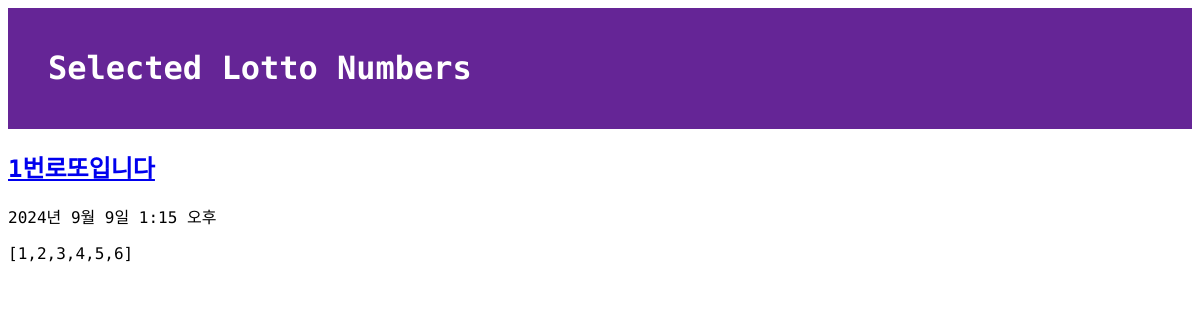
Before: / with the older database file.
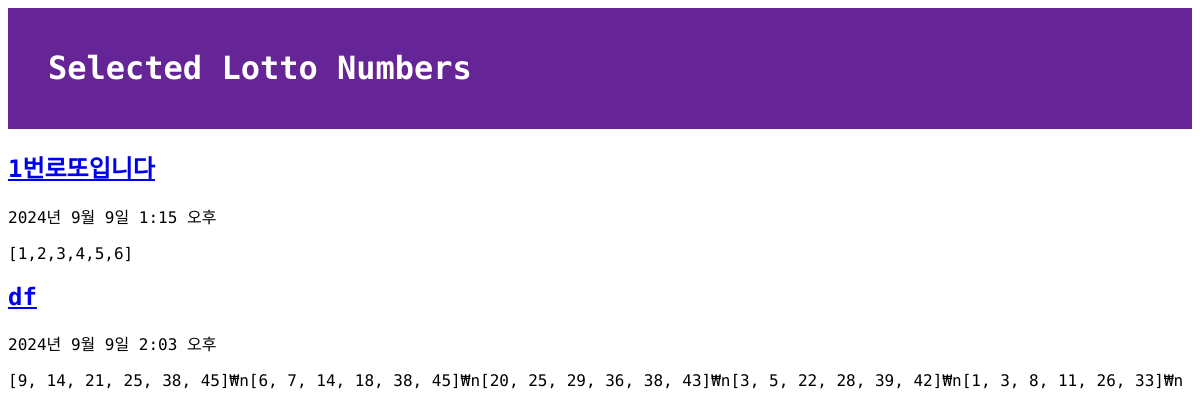
After: the same page with the newer database file.
### lotto/models.py (models this page shows, shortened)
class GuessNumbers(models.Model):
    name=models.CharField(max_length=24) #로또 번호 리스트의 이름
    text=models.CharField(max_length=255) #로또 번호 리스트에 대한 설명
    lottos=models.CharField(max_length=255,default='[1,2,3,4,5,6]') #로또 번호들이 담길 str
    num_lotto=models.IntegerField(default=5) #6개 번호 set의 갯수
    update_date = models.DateTimeField()
    def __str__(self):
        return "pk{}:{}-{}".format(self.pk,self.name,self.text)

### lotto/views.py (the view)
# urls.py: path('',views.index), #views.py의 index()호출
def index(request):
    lottos=GuessNumbers.objects.all()
    print(lottos)
    return render(request,'lotto/default.html',{'lottos':lottos})

### lotto/templates/lotto/default.html (shortened to what this page needs)
<!DOCTYPE html>
{%load static%}
<html lang="ko">
    <head>
        <link rel="stylesheet" href="//maxcdn.bootsrapcdn.com/bootstrap/3.2.0/css/bootstrap.mic.css">
        <link rel="stylesheet" href="//maxcdn.bootstrapcdn.com/bootstrap/3.2.0/css/bootstrap-theme.min.css">
        <link rel="stylesheet" href="{% static 'css/lotto.css' %}">
    </head>
    <body>
        <div class="page-header">
          <h1>
      Selected Lotto Numbers
          </h1>
        </div>
        <div class="container lotto">
          {% for lotto in lottos %}
            <h2><a href="{% url 'detail' lottokey=lotto.pk %}">{{lotto.text}}</a></h2>
            <p>{{ lotto.update_date }}</p>
            <p>{{ lotto.lottos | linebreaksbr }}</p>
          {% endfor %}
        </div>
       </body>
</html>

### lotto/static/css/lotto.css (style rules this page uses)
.page-header { background-color: #652596; margin-top:0; padding:20px 20px 20px 40px; font-family:'Space Mono',monospace; }
.page-header h1 { color:#FFFFFF; }
.container { font-family:'Space Mono', monospace; }
.container h2 { color:#b9f442; }

Changed rows visible on the page:
added GuessNumbers: text "df", update_date "2024년 9월 9일 2:03 오후", lottos "[9, 14, 21, 25, 38, 45]₩n[6, 7, 14, 18, 38, 45]₩n[20, 25, 29, 36, 38, 43]₩n[3, 5, 22, 28, 39, 42]₩n[1, 3, 8, 11, 26, 33]₩n"
